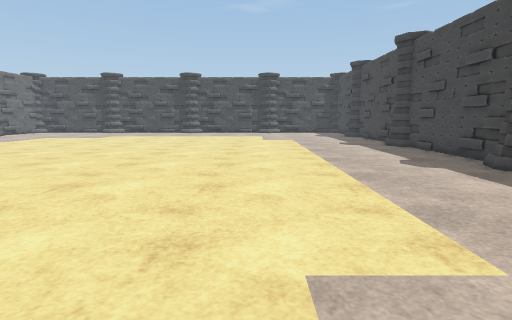
View 1 (above)

12 first-person views from a walk through a Unity game level. The camera is 1.2 m above the floor, tilts 8° down and sees 80° across. The floor is counted in squares, 1 m on a side. Each view is taken from the middle of a square. On the plan, view 1 faces up. The plan holds only what a view shows up to about 13 squares ahead; the rest is blank. The place goes on beyond the plan. The player character is not drawn. Some surface patterns are stand-ins.

View 2
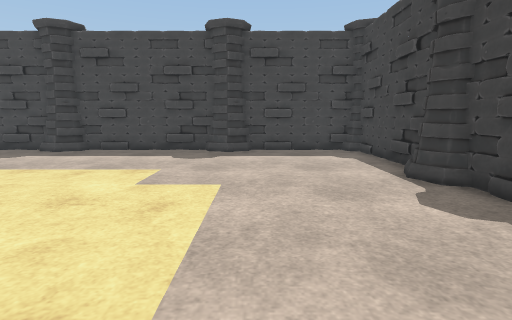

View 3
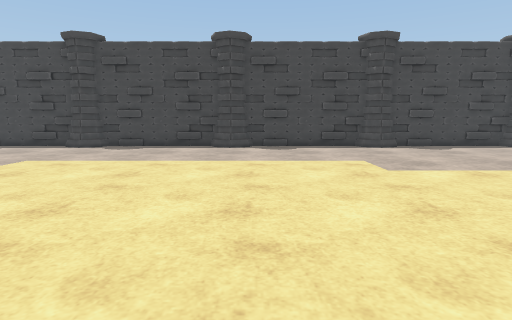

View 4
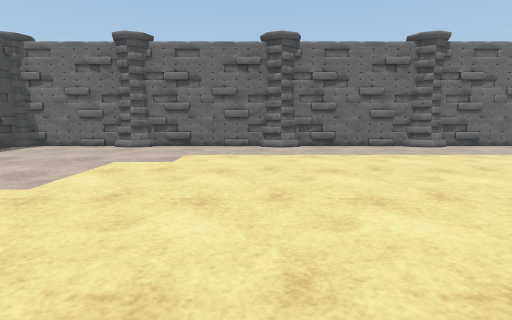

View 5
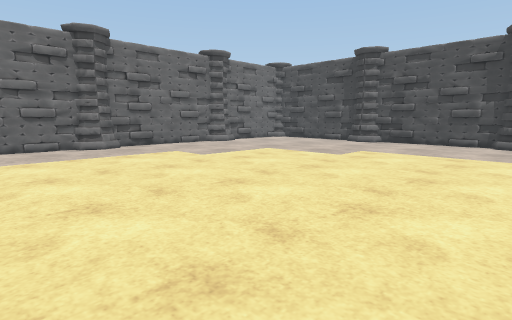

View 6
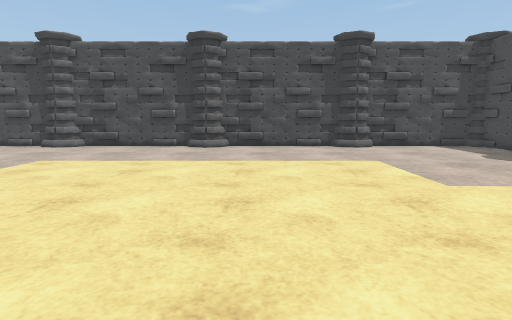

View 7
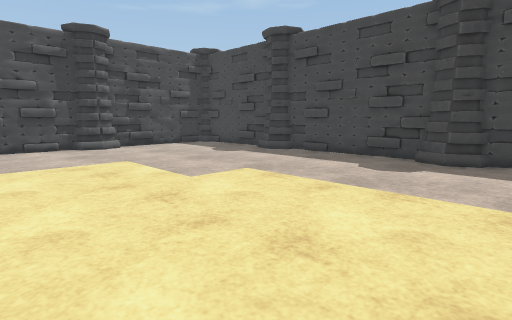

View 8
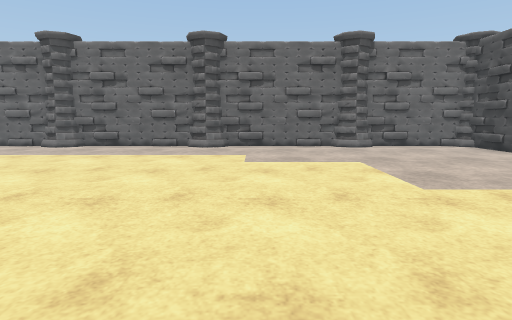

View 9
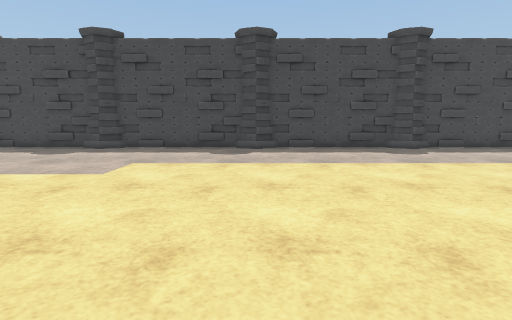

View 10
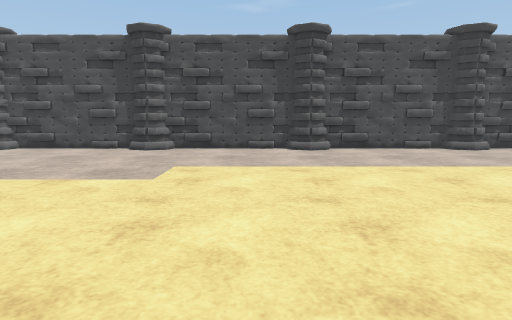

View 11
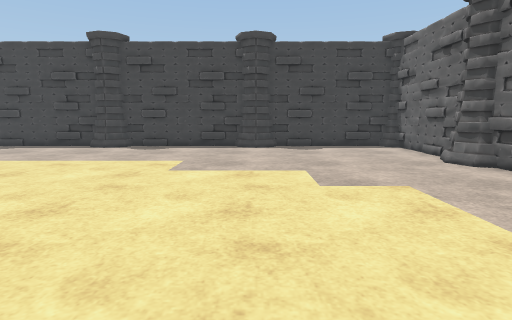

View 12
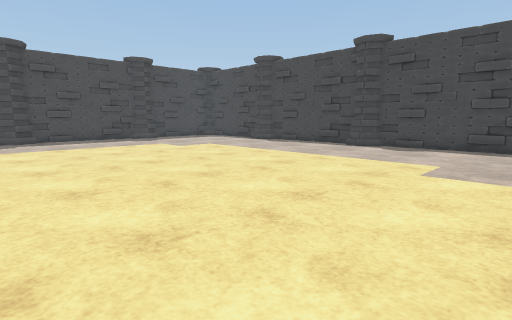

### Floor plan
Points are (right, up) in squares from view 1. A wall is a line through its corners. A room is listed if a view was taken in it or the views show most of it. See-through windows are left out.
Room 1 (views 1, 2, 3, 4, 5, 6, 7, 8, 9, 10, 11, 12)
walls: (6.1, 11.1) (6.3, 12.3); (6, 7.7) (6.3, 10.3); (6.3, 9.2) (6, 11.4); (6.3, 11.6) (6.2, 12.4); (6.2, 7.5) (6.2, 12.5); (6.3, 7.7) (6.1, 8.4); (-16.6, 9.5) (-16.8, 8.3); (-16.6, 10.9) (-16.8, 10.3); (-16.6, 11.5) (-16.8, 9.7); (6.1, 13.7) (6.3, 15.8); (6.2, 13.4) (6.2, 18.5); (-16.8, 10.8) (-16.5, 7.6); (6.3, 13.7) (6, 14.8); (-16.9, 10.8) (-16.6, 9.2); (-16.7, 12.5) (-16.7, 7.5); (6.2, 15.1) (6.3, 15.7); (6.3, 5.1) (6.1, 6.4); (6.3, 15.3) (6, 17.9); (-16.7, 5.6) (-16.7, 1.5); (6.1, 3.7) (6.3, 4.3); (-16.6, 15.4) (-16.8, 14.3); (-16.8, 4.8) (-16.5, 2.2); (6.3, 2.6) (6.1, 4.3); (6, 2.1) (6.3, 4.7); (-16.8, 16.8) (-16.6, 14.2); (-6.5, 23.6) (-8.6, 23.9); (-3.4, -3.6) (-1.2, -3.8); (-4.6, -3.7) (0.5, -3.7); (-5.5, 23.7) (-10.5, 23.7); (-7.6, 23.6) (-8.7, 23.9); (-7.2, 23.7) (-8.4, 23.6); (-3.3, -3.8) (-1.7, -3.6); (-1.6, 23.6) (-2.7, 23.8); (-1.2, 23.5) (-1.8, 23.7); (-7.2, 23.9) (-8.8, 23.6); (-16.8, 2.3) (-16.7, 1.6); (-7.9, -3.8) (-7.2, -3.6); (6.2, 1.4) (6.2, 6.5); (-8.9, -3.6) (-8.3, -3.8); (-1.6, 23.8) (-4.4, 23.6); (-9.4, -3.6) (-7.3, -3.8); (-0.6, 23.6) (-2.7, 23.8); (-9.1, 23.7) (-10.3, 23.8); (-1.3, 23.9) (-2.4, 23.6); (-16.7, 18.5) (-16.7, 13.5); (-9.4, -3.8) (-7.6, -3.6); (-9.7, 23.8) (-10.4, 23.7); (6.2, 19.4) (6.2, 23.4); (-10.5, -3.7) (-5.5, -3.7); (0.5, 23.7) (-4.5, 23.7); (1.5, -3.7) (5.5, -3.7); (1.7, -3.7) (2.8, -3.8); (-12.3, 23.7) (-16.6, 23.7); (-12.5, 23.7) (-14.4, 23.8); (-16.6, -0.5) (-16.8, -2.3); (-16.7, -0.4) (-16.7, -3.7) (-12.4, -3.7); (2.9, 23.6) (1.8, 23.7); (-16.8, -0.7) (-16.6, -2.4); (-13.2, 23.9) (-14.4, 23.6); (-16.9, -1.2) (-16.6, -2.9); (-14.4, -3.6) (-12.8, -3.8); (6.3, 22.2) (6.1, 22.8); (6.2, -2.3) (6.1, -0.7); (-14.3, 23.8) (-16.4, 23.6); (-14.7, -3.7) (-13.7, -3.6); (-15.1, 23.6) (-16.2, 23.7); (6.1, -2.9) (6.2, -1.3); (-16.7, 22.5) (-16.7, 19.5); (5.5, 23.8) (1.4, 23.7); (6.2, -3.5) (6.2, 0.5)
objects: other object (-12, -5) to (-11, -3); other object (-12, 23) to (-11, 25); other object (-6, -5) to (-5, -3); other object (-6, 23) to (-5, 25); other object (0, -5) to (1, -3); other object (0, 23) to (1, 25); other object (6, 1) to (7, 1); other object (6, 7) to (7, 7); other object (6, 13) to (7, 13); other object (6, 19) to (7, 19)

Where each view was taken, in squares from view 1:
view 1: 0 up, 0 right, facing up
view 2: 0 up, 5 left, facing right
view 3: 9 up, 6 left, facing down
view 4: 6 up, 4 left, facing left
view 5: 9 up, 4 left, facing up-left
view 6: 11 up, 3 left, facing up
view 7: 11 up, 3 left, facing up-right
view 8: 15 up, 4 left, facing left
view 9: 13 up, 6 left, facing right
view 10: 12 up, 7 left, facing up
view 11: 9 up, 11 left, facing down
view 12: 9 up, 11 left, facing down-right
